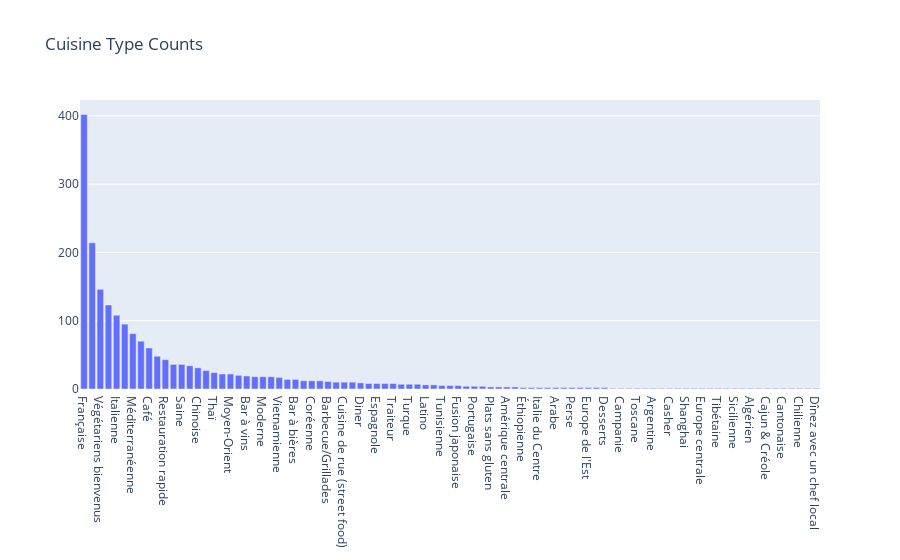

The notebook cell this image was saved under:
### Code cell
plot_bar_chart(list(counter_cuisine_types.keys()), list(counter_cuisine_types.values()), 'Cuisine Type Counts')

### Figure 1 — Plotly figure (JSON) as saved in the notebook; plotly's stock layout.template omitted (floating-point values rounded to 4 significant figures)
{"data": [{"type": "bar", "x": ["Française", "Européenne", "Végétariens bienvenus", "Asiatique", "Italienne", "Bar", "Méditerranéenne", "Japonaise", "Café", "Pizza", "Restauration rapide", "Sushi", "Saine", "Américaine", "Chinoise", "Pub", "Thaï", "Internationale", "Moyen-Orient", "Libanaise", "Bar à vins", "Indienne", "Moderne", "Choix végétaliens", "Vietnamienne", "Fruits de mer & Poisson", "Bar à bières", "Marocaine", "Coréenne", "Bars-restaurants", "Barbecue/Grillades", "Africaine", "Cuisine de rue (street food)", "Fusion", "Diner", "Brasserie gastronomique", "Espagnole", "Grillades", "Traiteur", "Steakhouse", "Turque", "Grecque", "Latino", "Hawaïenne", "Tunisienne", "Mexicaine", "Fusion japonaise", "Sud-américaine", "Portugaise", "Péruvienne", "Plats sans gluten", "Israélienne", "Amérique centrale", "Russe", "Éthiopienne", "Britannique", "Italie du Centre", "Caraïbes", "Arabe", "Pakistanaise", "Perse", "Soupes", "Europe de l'Est", "Repas sur le pouce", "Desserts", "Australienne", "Campanie", "Italie du Sud", "Toscane", "Italie du Nord", "Argentine", "Brésilienne", "Casher", "Cuisine de Pékin", "Shanghai", "Canadienne", "Europe centrale", "Halal", "Tibétaine", "polonaise", "Sicilienne", "Indonésienne", "Algérien", "Philippine", "Cajun & Créole", "Napolitaine", "Cantonaise", "Boulangeries-pâtisseries", "Chilienne", "cambodgienne", "Dînez avec un chef local"], "y": [402, 214, 146, 123, 108, 95, 81, 70, 60, 48, 43, 36, 36, 34, 31, 27, 24, 22, 22, 20, 19, 18, 18, 18, 17, 14, 14, 12, 12, 12, 11, 10, 10, 10, 9, 8, 8, 8, 8, 7, 7, 7, 6, 6, 5, 5, 5, 4, 4, 4, 3, 3, 3, 3, 2, 2, 2, 2, 2, 2, 2, 2, 2, 2, 2, 1, 1, 1, 1, 1, 1, 1, 1, 1, 1, 1, 1, 1, 1, 1, 1, 1, 1, 1, 1, 1, 1, 1, 1, 1, 1]}], "layout": {"title": {"text": "Cuisine Type Counts"}}}
